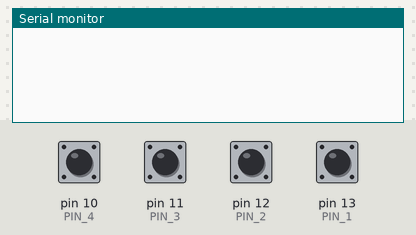
Bench run of a sketch on a simulated Arduino Uno, built with avr-gcc and run on an emulated ATmega328P. Shown: the last lines printed to the serial monitor. The inputs (shaded band) are chosen by the test bench; at power-on: pin 10 (PIN_4), pin 11 (PIN_3), pin 12 (PIN_2), pin 13 (PIN_1) HIGH.

Above: at 2.2 s.
2.3 s: pin 10 (PIN_4) pulled LOW for 0.25 s
At 3.6 s:
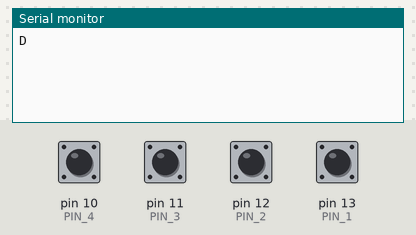
4.0 s: pin 11 (PIN_3) pulled LOW for 0.25 s
At 4.9 s:
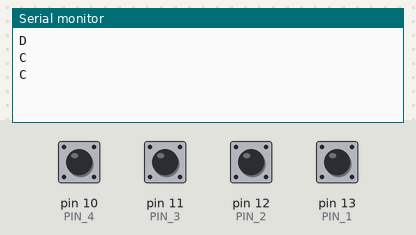
5.7 s: pin 12 (PIN_2) pulled LOW for 0.25 s
At 6.1 s:
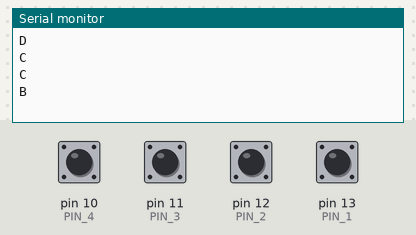
7.4 s: pin 13 (PIN_1) pulled LOW for 0.25 s
At 8.7 s:
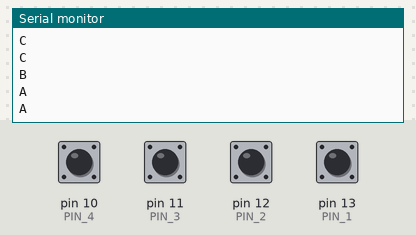

The sketch:

Uart_Master.ino
```cpp
#define PIN_1 13
#define PIN_2 12
#define PIN_3 11
#define PIN_4 10

void setup() {
  Serial.begin(9600);
  pinMode(PIN_1, INPUT_PULLUP);
  pinMode(PIN_2, INPUT_PULLUP);
  pinMode(PIN_3, INPUT_PULLUP);
  pinMode(PIN_4, INPUT_PULLUP);
  delay(1000);
}

void loop() {
  if (digitalRead(PIN_1) == LOW) {
    Serial.println("A");
  } else if (digitalRead(PIN_2) == LOW) {
    Serial.println("B");
  } else if (digitalRead(PIN_3) == LOW) {
    Serial.println("C");
  } else if (digitalRead(PIN_4) == LOW) {
    Serial.println("D");
  }

  delay(200); // Avoid flooding the serial port
}
```

Measured:
- after the input at 2.3 s, the serial monitor: prints a new line after 0.10 s (image 1)
- after the input at 4.0 s, the serial monitor: prints a new line at once (image 2)
- after the input at 5.7 s, the serial monitor: prints a new line after 0.10 s (image 3)
- after the input at 7.4 s, the serial monitor: prints a new line at once (image 4)
